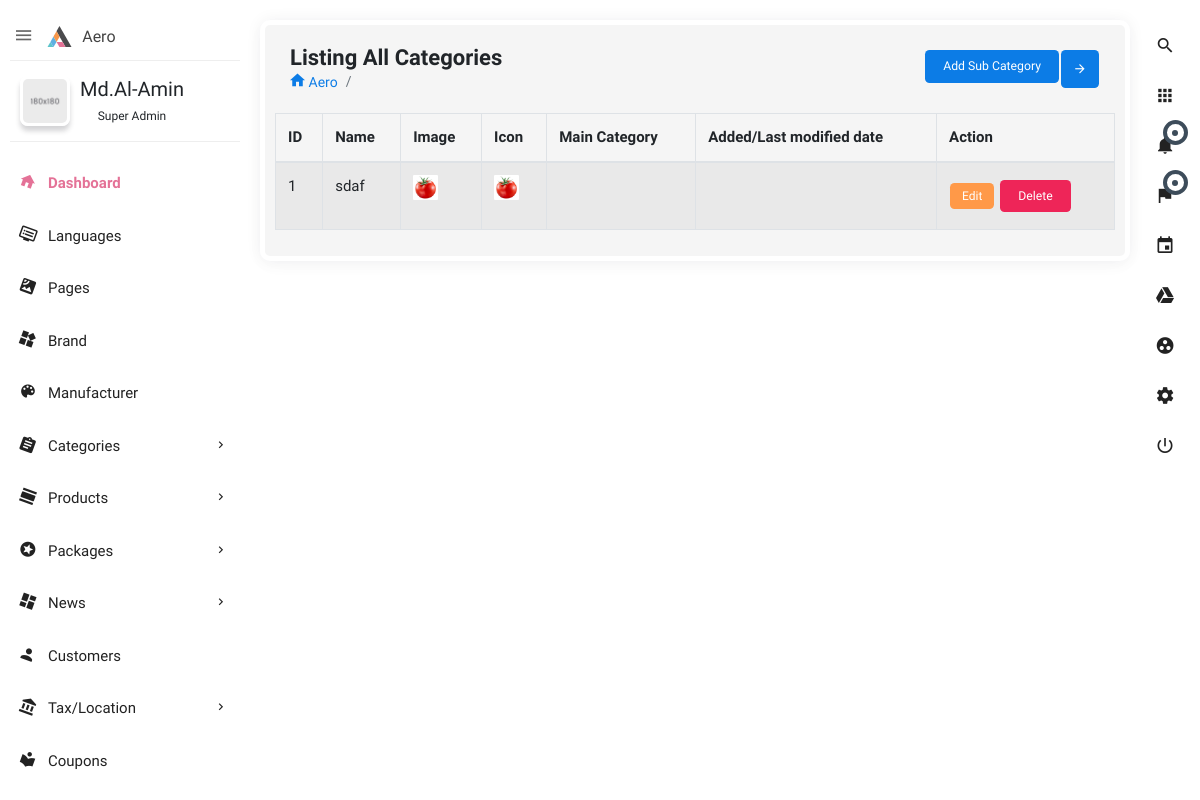
Before: /home/sub_categories-list with the older database file.
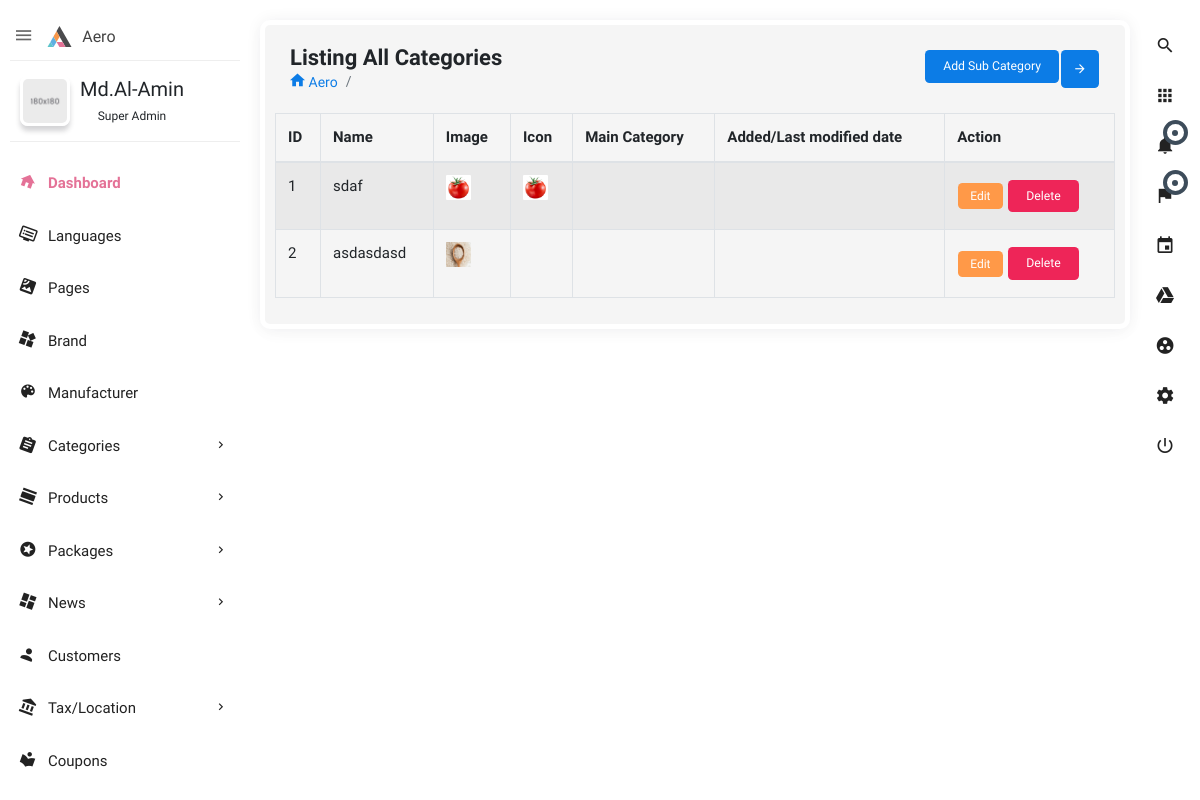
After: the same page with the newer database file.
### categories/models.py (models this page shows, shortened)
class SubCategories(models.Model):
    category = models.CharField(max_length=100)
    name_english = models.CharField(max_length=50)
    name_bangla= models.CharField(max_length=20)
    image= models.ImageField(
        upload_to='static/assets/images/categories_image', blank=True, null=True)
    icon = models.ImageField(
        upload_to='static/assets/images/categories_icon', blank=True, null=True)

### categories/views.py (the view)
# urls.py: path('sub_categories-list',  views.sub_list, name='sub_c_list'),
def sub_list(request):
    lists = SubCategories.objects.all()
    args = {'lists': lists}
    return render(request, 'sub_categories/list.html', args)

### categories/templates/sub_categories/list.html (shortened to what this page needs)
{% extends 'base.html' %}
{% load static %}
{% block main_content %}
<section class="content">
    <div class="block-header">
        <div class="row">
            <div class="col-lg-7 col-md-6 col-sm-12">
                <h2>Listing All Categories</h2>
                <ul class="breadcrumb">
                    <li class="breadcrumb-item"><a href="index.html"><i class="zmdi zmdi-home"></i> Aero</a></li>
                    <li class="breadcrumb-item active"></li>
                </ul>
            </div>
            <div class="col-lg-5 col-md-6 col-sm-12">
                <button class="btn btn-primary btn-icon float-right right_icon_toggle_btn" type="button"><i
                        class="zmdi zmdi-arrow-right"></i></button>
                <div class="box-footer text-right">
                    <a href="/home/sub_categories">
                        <button type="button" class="btn btn-primary">Add Sub Category</button>
                    </a>
                </div>
            </div>
        </div>
    </div>
    <table style="width:100%" id="example1" class="table table-bordered table-striped">
        <thead>
            <tr>
                <th>ID</th>
                <th>Name</th>
                <th>Image</th>
                <th>Icon</th>
                <th>Main Category</th>
                <th>Added/Last modified date </th>
                <th>Action</th>
            </tr>
        </thead>
        <tbody>
            {% for list in lists%}
            <tr>
                <td>{{list.id}}</td>
                <td>{{list.name_english}}</td>
                <td><img src="/{{list.image}}" width="25px" alt=""></td>
                <td><img src="/{{list.icon}}" width="25px" alt=""></td>
                <td>{{list.main_category}}</td>
                <td>{{list.added_last_modified_date}}</td>
                <td>
                 <a href="{% url 'updatedata' list.id %}" class="btn btn-warning btn-sm">Edit</a>
                 <form action="{% url 'deletedata'  list.id %}" method="post" class="d-inline">
                   <input type="submit"  class="btn btn-danger" value="Delete">
                 </form>
                </td>
            </tr>
            {% endfor %}
        </tbody>
    </table>
</section>
{% endblock main_content %}

Changed rows visible on the page:
added SubCategories: id "2", name_english "asdasdasd", image (picture)
